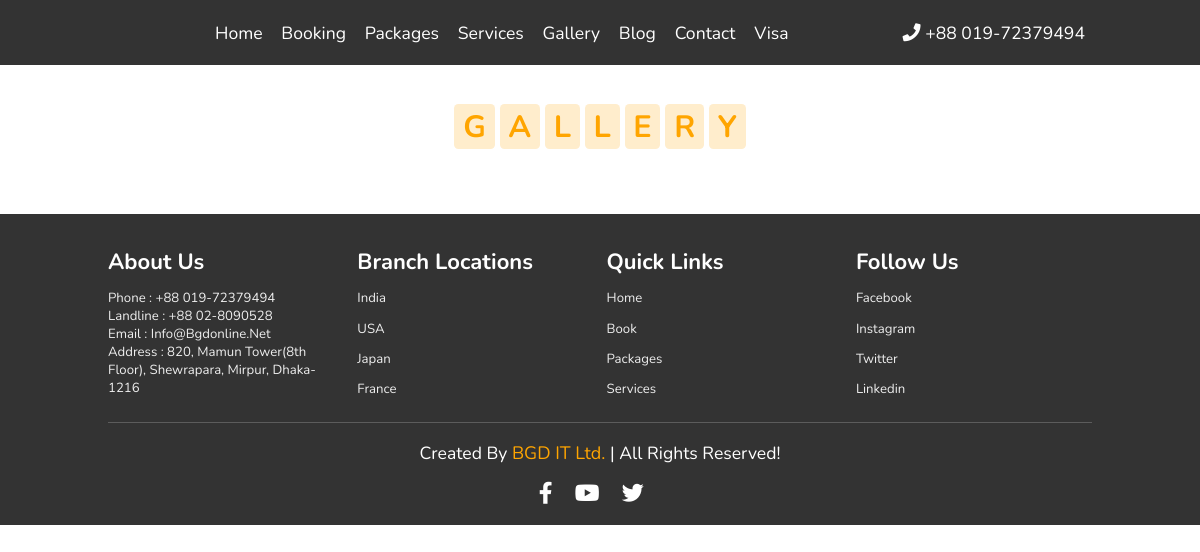
The app's page /gallery/, older data.
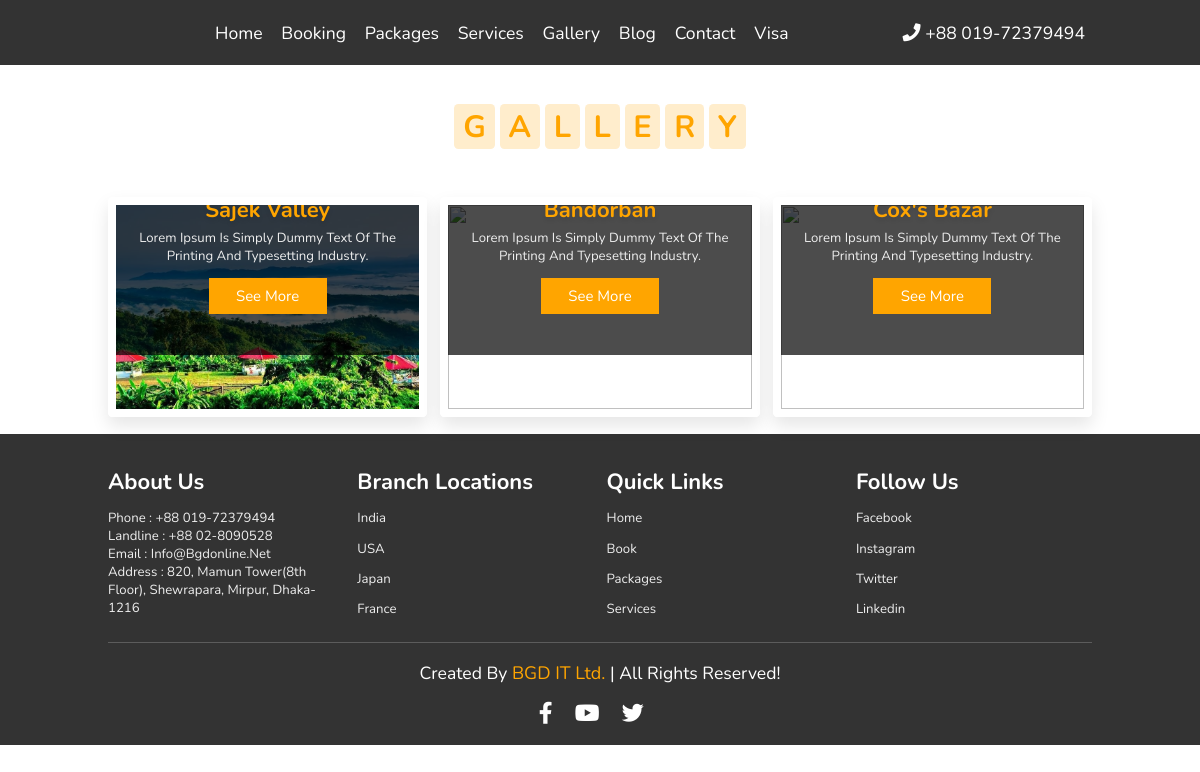
The same page, newer data.
### gallery_app/models.py (models this page shows, shortened)
class Gallery(models.Model):
    place_name = models.CharField(max_length=255)
    place_description = models.CharField(max_length=255)
    place_image = models.ImageField(upload_to='place_images')
    slug = models.SlugField(unique=True)
    def get_gallery_url(self):
        return reverse('gallery_app:gallery_details', kwargs={'slug': self.slug})

### gallery_app/views.py (the view)
# urls.py: path('', views.gallery, name='gallery'),
def gallery(request):
    gallerys = Gallery.objects.all().order_by('-id')
    diction = {'gallerys':gallerys}
    return render(request,'gallery_app/gallery.html', context = diction)

### templates/gallery_app/gallery.html (shortened to what this page needs)
{% extends 'base.html' %}
{% load static %}
{% block body %}
<section class="gallery" id="gallery">
    <h1 class="heading">
        <span>g</span>
        <span>a</span>
        <span>l</span>
        <span>l</span>
        <span>e</span>
        <span>r</span>
        <span>y</span>
    </h1>
    <div class="box-container">
        {% for gallery in gallerys %}
        <div class="box">
            <div class="content">
                <h3>{{ gallery.place_name }}</h3>
                <p>{{ gallery.place_description }}</p>
                <a href="{{ gallery.get_gallery_url }}" class="btn">see more</a>
            </div>
        </div>
        {% endfor %}
    </div>
</section>
{% endblock %}

### templates/base.html (shortened to what this page needs)
<!DOCTYPE html>
<html lang="en">
<head>
    {% load static %}
    <link rel="stylesheet" href="https://unpkg.com/swiper/swiper-bundle.min.css" />
    <link rel="stylesheet" href="https://cdnjs.cloudflare.com/ajax/libs/font-awesome/5.15.3/css/all.min.css">
    <link rel="stylesheet" href="{% static 'css/style.css' %}">
</head>
<body>
    <header>
        <nav class="navbar">
            <a href="{% url 'home_app:home' %}">home</a>
            <a href="{% url 'book_app:book' %}">booking</a>
            <a href="{% url 'package_app:package' %}">packages</a>
            <a href="{% url 'services_app:services' %}">services</a>
            <a href="{% url 'gallery_app:gallery' %}">gallery</a>
            <a href="{% url 'blog_app:blog' %}">Blog</a>
            <a href="{% url 'contact_app:contact' %}">contact</a>
            <a href="{% url 'services_app:visa' %}">Visa</a>
        </nav>
        <nav class="navbar">
            <a href="tel:+8801972379494"><i class="fas fa-phone"></i> +88 019-72379494</a>
        </nav>
        <form action="" class="search-bar-container">
            <input type="search" id="search-bar" placeholder="search here...">
            <label for="search-bar" class="fas fa-search"></label>
        </form>
    </header>
    {% block body %}
    {% endblock %}
    <section class="footer">
        <div class="box-container">
            <div class="box">
                <h3>about us</h3>
                <p>Phone : +88 019-72379494 <br>
                    Landline : +88 02-8090528 <br>
                    Email : info@bgdonline.net <br>
                    Address : 820, Mamun Tower(8th floor), Shewrapara, Mirpur, Dhaka-1216
                </p>
            </div>
            <div class="box">
                <h3>branch locations</h3>
                <a href="#">india</a>
                <a href="#">USA</a>
                <a href="#">japan</a>
                <a href="#">france</a>
            </div>
            <div class="box">
                <h3>quick links</h3>
                <a href="{% url 'home_app:home' %}">home</a>
                <a href="{% url 'book_app:book' %}">book</a>
                <a href="{% url 'package_app:package' %}">packages</a>
                <a href="{% url 'services_app:services' %}">services</a>
            </div>
            <div class="box">
                <h3>follow us</h3>
                <a href="#">facebook</a>
                <a href="#">instagram</a>
                <a href="#">twitter</a>
                <a href="#">linkedin</a>
            </div>
        </div>
        <h1 class="credit"> created by <span> BGD IT Ltd. </span> | all rights reserved! </h1>
        <div class="quickicons" style="text-align: center;">
            <a href="#"><i class="fab fa-facebook-f"></i></a>
            <a href="#"><i class="fab fa-youtube"></i></a>
            <a href="#"><i class="fab fa-twitter"></i></a>
        </div>
    </section>
</body>
</html>

### static/css/style.css (style rules this page uses)
:root { --orange:#ffa500; }
* { font-family: 'Nunito', sans-serif; margin:0; padding:0; box-sizing: border-box; text-transform: capitalize; outline: none; border:none; text-decoration: none; transition: all .2s linear; font-size: large; }
html { font-size: 62.5%; overflow-x: hidden; scroll-padding-top: 6rem; scroll-behavior: smooth; }
section { padding:2rem 9%; }
.heading { text-align: center; padding:10rem 0; padding-bottom: 5%; }
.heading span { font-size: 3.5rem; background:rgba(255, 165, 0,.2); color:var(--orange); border-radius: .5rem; padding:.2rem 1rem; }
header { position: fixed; top:0; left: 0; right:0; background:#333; z-index: 1000; display: flex; align-items: center; justify-content: space-between; padding:2rem 9%; }
header .navbar a { color:#fff; font-size: 2rem; margin:0 .8rem; text-decoration: none; }
header .search-bar-container { position: absolute; top:100%; left: 0; right:0; padding:1.5rem 2rem; background:#333; border-top: .1rem solid rgba(255,255,255,.2); display: flex; align-items: center; z-index: 1001; clip-path: polygon(0 0, 100% 0, 100% 0, 0 0); }
header .search-bar-container #search-bar { width:100%; padding:1rem; text-transform: none; color:#333; font-size: 1.7rem; border-radius: .5rem; }
header .search-bar-container label { color:#fff; cursor: pointer; font-size: 3rem; margin-left: 1.5rem; }
.gallery .box-container { display: flex; flex-wrap: wrap; gap:1.5rem; }
.gallery .box-container .box { overflow: hidden; box-shadow: 0 1rem 2rem rgba(0,0,0,.1); border:1rem solid #fff; border-radius: .5rem; flex:1 1 30rem; height: 25rem; position: relative; }
.gallery .box-container .box .content { position: absolute; top:-100%; left:0; height: 100%; width:100%; text-align: center; background:rgba(0,0,0,.7); padding:2rem; padding-top: 5rem; }
.gallery .box-container .box .content h3 { font-size: 2.5rem; color:var(--orange); }
.gallery .box-container .box .content p { font-size: 1.5rem; color:#eee; padding:.5rem 0; }
.footer { background:#333; }
.footer .box-container { display: flex; flex-wrap: wrap; gap:1.5rem; }
.footer .box-container .box { padding:1rem 0; flex:1 1 25rem; }
.footer .box-container .box h3 { font-size: 2.5rem; padding:.7rem 0; color:#fff; }
.footer .box-container .box p { font-size: 1.5rem; padding:.7rem 0; color:#eee; }
.footer .box-container .box a { display: block; font-size: 1.5rem; padding:.7rem 0; color:#eee; }
.footer .credit { text-align: center; padding:2rem 1rem; margin-top: 1rem; font-size: 2rem; font-weight: normal; color:#fff; border-top: .1rem solid rgba(255,255,255,.2); }
.footer .credit span { color:var(--orange); }
.footer .quickicons i { font-size: 2.5rem; color:#fff; cursor: pointer; margin-right: 2rem; }
.content { text-align: center; margin-top: 150px; }
.content h3 { font-size: 3.5rem; text-shadow: 0 .3rem .5rem rgba(0,0,0,.1); }
@media (max-width:1200px) { html { font-size: 55%; } }

### templates/gallery_app/gallery.html (style rules this page uses)
.btn { display: inline-block; margin-top: 1rem; background:var(--orange); color:#fff; padding:.8rem 3rem; border:.2rem solid var(--orange); cursor: pointer; font-size: 1.7rem; }

Row changes from the older to the newer data that the page shows:
added Gallery: place_name "Sajek Valley", place_description "Lorem Ipsum Is Simply Dummy Text Of The Printing And Typesetting Industry."
added Gallery: place_name "Bandorban", place_description "Lorem Ipsum Is Simply Dummy Text Of The Printing And Typesetting Industry."
added Gallery: place_name "Cox's Bazar", place_description "Lorem Ipsum Is Simply Dummy Text Of The Printing And Typesetting Industry."
